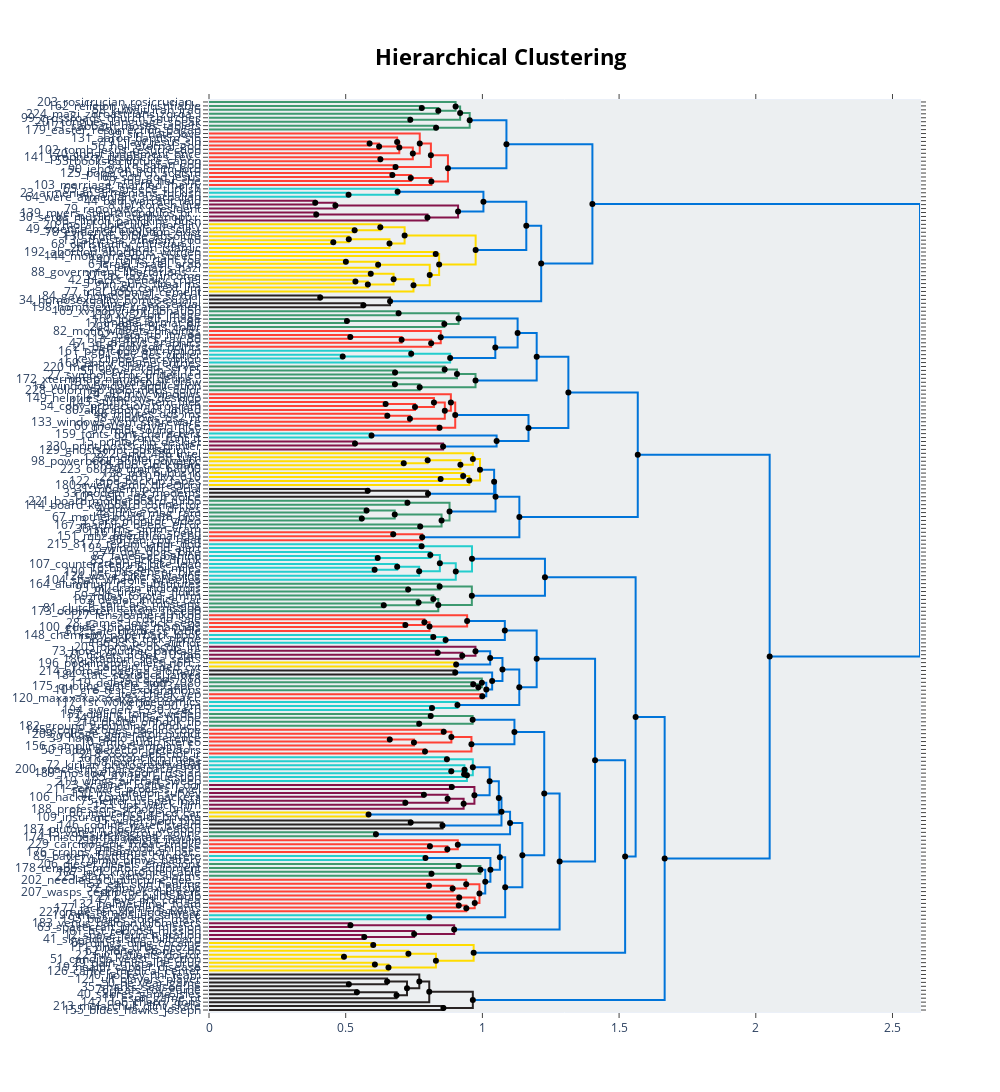

Notebook cell for this chart:
### Code cell
topic_model.visualize_hierarchy(hierarchical_topics=hierarchical_topics)
